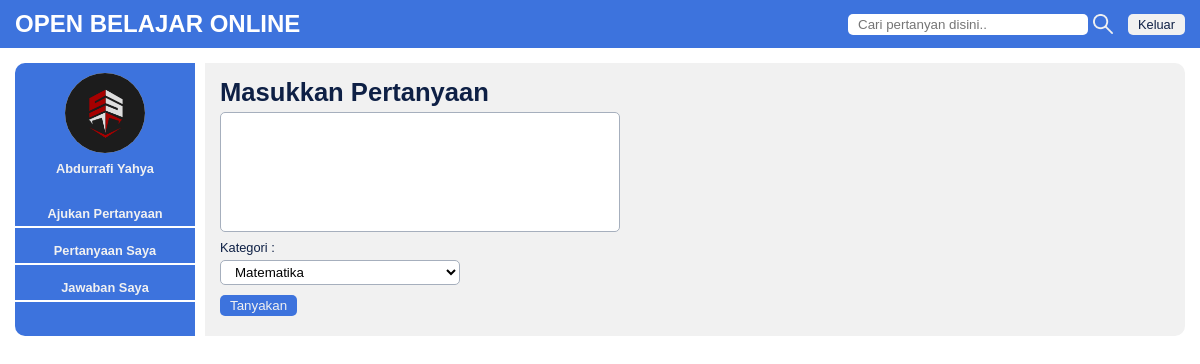
The page /home/buat_pertanyaan.php (signed in) on the database its author committed.
### tables this page shows
CREATE TABLE IF NOT EXISTS `pengguna` (
  `id_pengguna` int(11) NOT NULL AUTO_INCREMENT,
  `nama_lengkap` varchar(50) NOT NULL,
  `nama_pengguna` varchar(50) NOT NULL,
  `email` varchar(50) NOT NULL,
  `kata_sandi` varchar(50) NOT NULL,
  `peran` enum('pengguna','admin') NOT NULL,
  `jenjang_pendidikan` enum('sd','smp','sma','kuliah','lainnya') NOT NULL,
  `fotoprofil` text NOT NULL,
  PRIMARY KEY (`id_pengguna`)
);

### home/buat_pertanyaan.php (the view)
<!DOCTYPE html>
<html lang="en">
<head>
	<?php include '../includes/head.php' ?>
</head>
<body>
	<?php include '../includes/navbar.php' ?>
	<div class="container">
		<?php include '../includes/menu.php' ?>
		<div class="content">
			<h1>Masukkan Pertanyaan</h1>
			<form class="form-tabel" action="aksi_pertanyaan.php" method="post">
				<textarea required name="isi_pertanyaan"></textarea>
				<label>Kategori :</label>
				<select name="kategori">
				<?php
				$query = mysqli_query($db,"SELECT * FROM kategori");
				while($d = mysqli_fetch_array($query)){
				?>
				<option value="<?php echo $d['id_kategori'] ?>"><?php echo $d['nama_kategori']; ?></option>
				<?php } ?>
				</select>
				<input class="btn-simpan" type="submit" value="Tanyakan">
			</form>
		</div>
	</div>
</body>
</html>

### includes/menu.php
<div class="menu">
			<div class="menu-head">
				<?php
				$query = mysqli_query($db, "SELECT * FROM pengguna WHERE id_pengguna='$_SESSION[id_pengguna]' ");
				while($row=mysqli_fetch_array($query)) {?>
				<img src="<?php echo '../images/'.$row['fotoprofil'] ?>">
				<label><a href="../home/pengguna.php?id=<?php echo $row['id_pengguna'] ?>"><?php echo $row['nama_lengkap'] ?></a></label>
			</div>
			<?php
			if($row['peran']=='admin'){
			 ?>
			 <ul>
				<li><a href="../home/lihat_pertanyaan.php">Lihat Pertanyaan</a></li>
				<li><a href="../home/lihat_pengguna.php">Lihat Pengguna</a></li>
				<li><a href="../home/kategori.php">Tambah Kategori</a></li>
			</ul>
			<?php }else{?>
				<ul>
				<li><a href="../home/buat_pertanyaan.php">Ajukan Pertanyaan</a></li>
				<li><a href="../home/pertanyaanku.php">Pertanyaan Saya</a></li>
				<li><a href="../home/jawabanku.php">Jawaban Saya</a></li>
			</ul>
			<?php
			}
			 } ?>
		</div>

### includes/main.css (style rules this page uses)
* { margin: 0; padding: 0; box-sizing: border-box; }
body { font-family: 'arial', sans-serif; font-size: 0.8rem; color: #0e2045; }
a { text-decoration: none; color: #3d73dd; }
.container { display: flex; margin: 15px; }
.menu { background-color: #3d73dd; width: 180px; border-radius: 10px 0 0 10px; text-align: center; font-weight: bold; }
.menu-head { margin: 10px 0; margin-bottom: 30px; text-align: center; color: #f1f1f1; }
.menu-head img { border-radius: 50%; height: 80px; width: 80px; background-color: #f1f1f1; }
.menu a { color: #f1f1f1; }
.menu ul { list-style: none; }
.menu li { margin: 15px 0px; padding-bottom: 5px; border-bottom: 2px solid white; }
.content { background-color: #f1f1f1; border-radius: 0 10px 10px 0; flex-grow: 1; margin-left: 10px; padding: 15px; }
.content h1,h2,h3 { margin-bottom: 5px; }
input, select { padding: 3px 10px; border-style: none; border-radius: 5px; border: 1px solid #a6afbd; }
input[type=text], input[type=email], input[type=password], select { width: 240px; background-color: white; }
input[type=submit] { border-style: none; }
textarea { width: 400px; height: 120px; resize: none; padding: 5px; border-radius: 5px; border-style: none; border: 1px solid #a6afbd; }
.form-tabel { margin: 5px 0; border-radius: 5px; }
label { display: block; margin: 5px 0; }
.btn-simpan { margin-top: 10px; display: block; cursor: pointer; background-color: #3d73dd; color: #f1f1f1; }

### rows shown on the page
pengguna: fotoprofil (picture), nama_lengkap "Abdurrafi Yahya", peran "Ajukan Pertanyaan"

### other values the page prints
form field kategori "Matematika"
